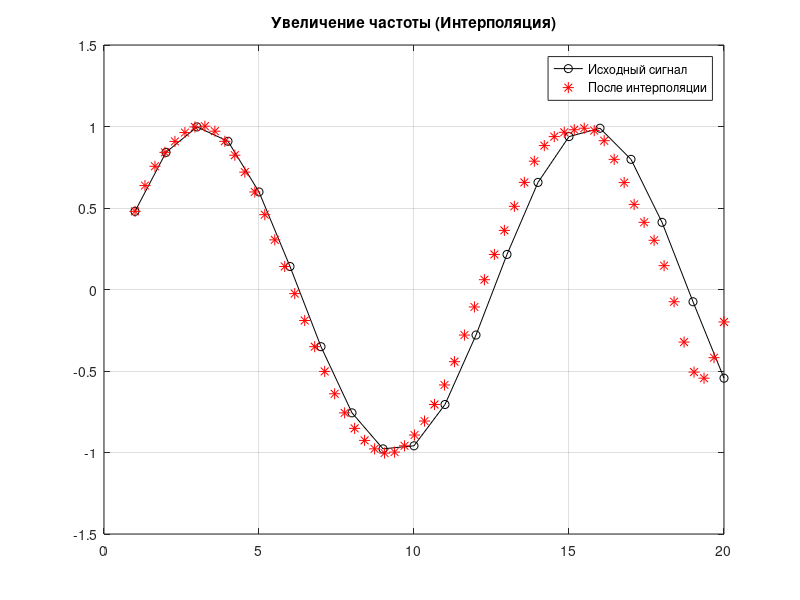

Write the MATLAB code that produced this figure.
% Генерируем исходный сигнал
t_x = 1:20; 
x = sin(0.5 * t_x); 

% Интерполяция 
y = resample(x, 3, 1); 

% Создаем ось X для нового интерполированного сигнала 
t_y = linspace(t_x(1), t_x(end), length(y)); 

% Строим график
figure;
plot(t_x, x, 'ko-'); % Исходный сигнал
hold on;
plot(t_y, y, 'r*', 'MarkerSize', 8); % Сигнал после интерполяции

legend('Исходный сигнал', 'После интерполяции');
title('Увеличение частоты (Интерполяция)');
grid on;
